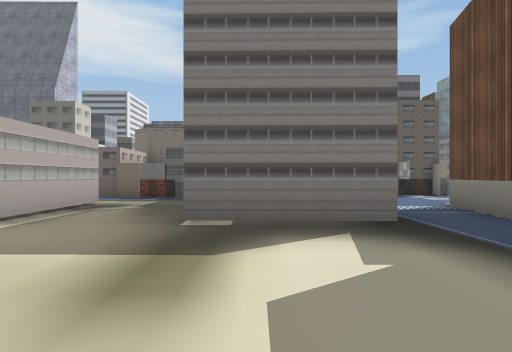
[1] (above)

24 first-person views from a walk through a 3-D level made in the Unity game engine. The camera is 1.2 m above the floor, looks level and sees 90° across. The floor is counted in squares, 2 m on a side. Each view is taken from the middle of a square. On the plan, view 1 faces up. The plan holds only what a view shows up to about 9 squares ahead; the rest is blank. The place goes on beyond the plan. The player character is not drawn. Some surface patterns are stand-ins.

[2]
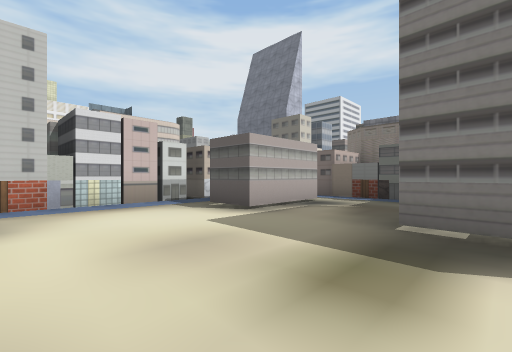

[3]
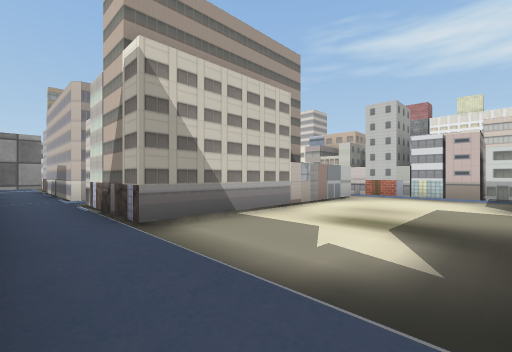

[4]
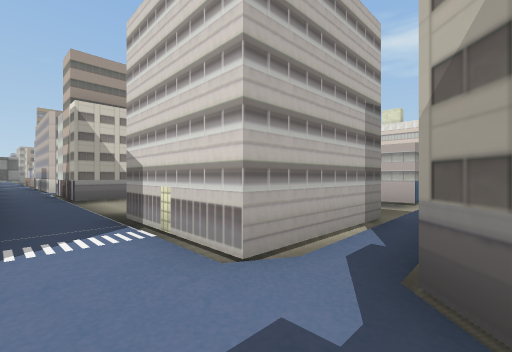

[5]
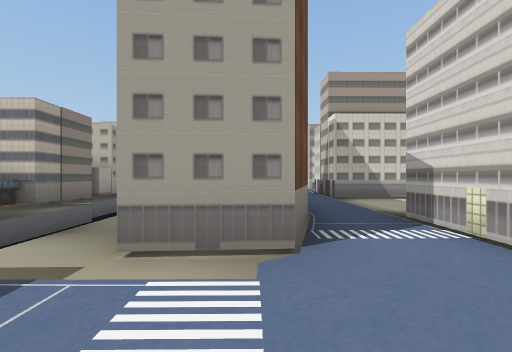

[6]
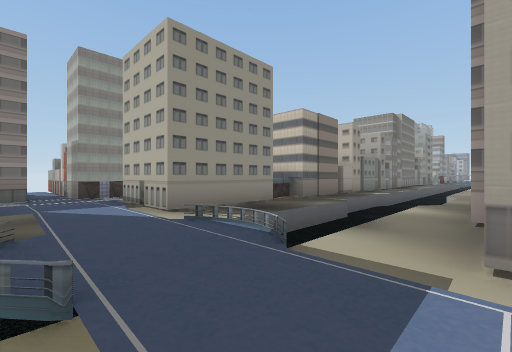

[7]
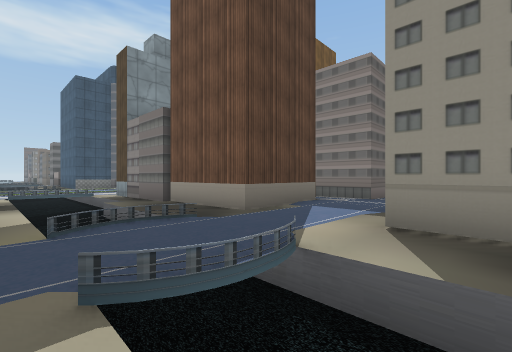

[8]
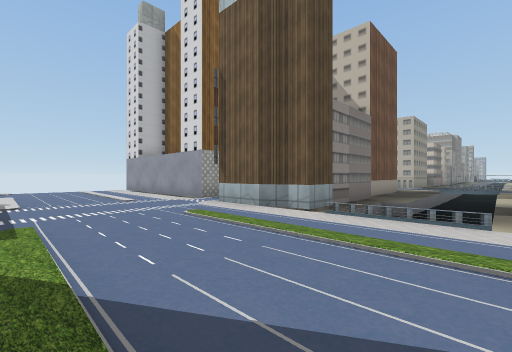

[9]
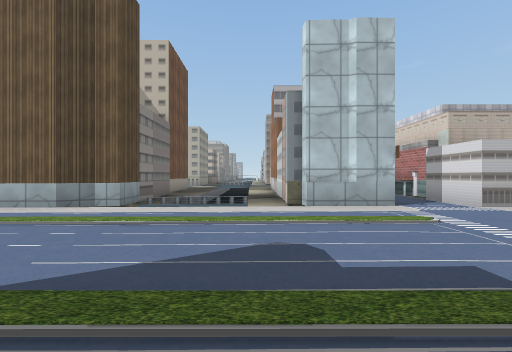

[10]
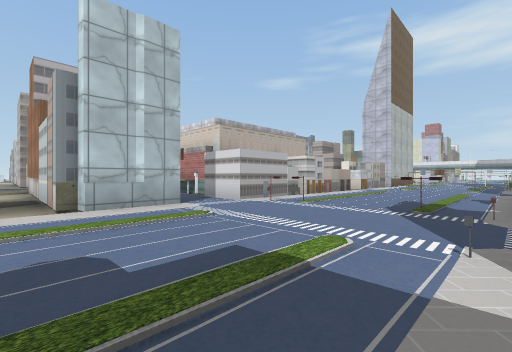

[11]
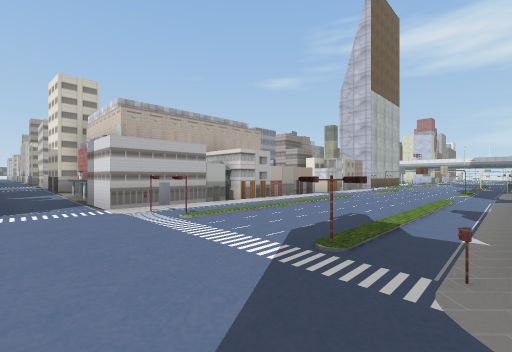

[12]
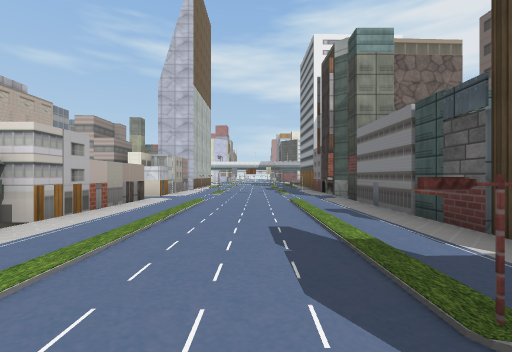

[13]
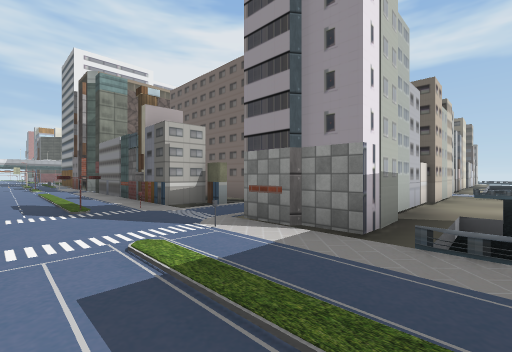

[14]
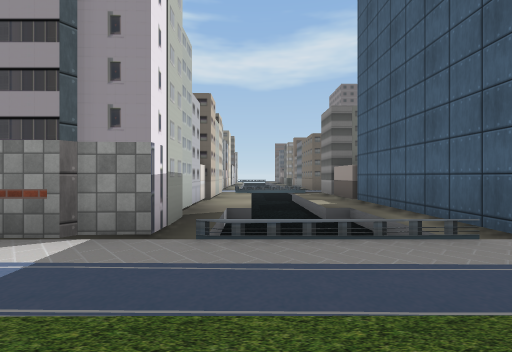

[15]
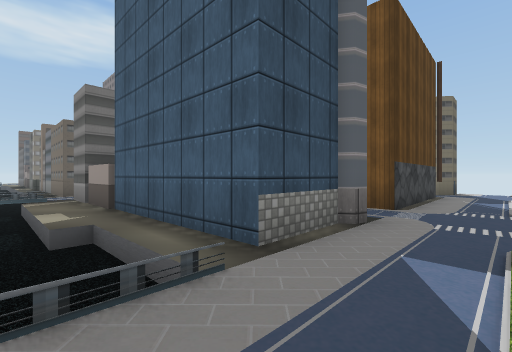

[16]
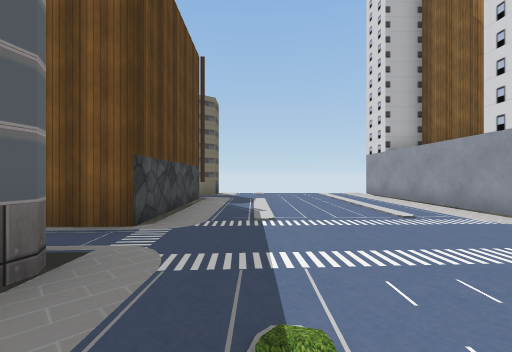

[17]
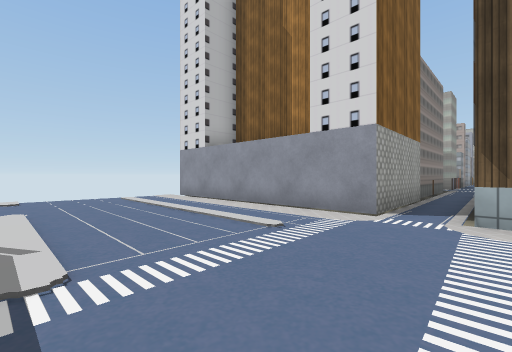

[18]
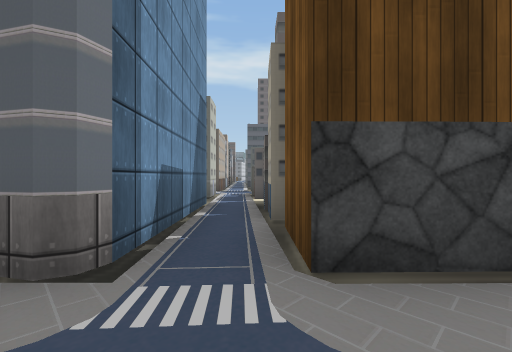

[19]
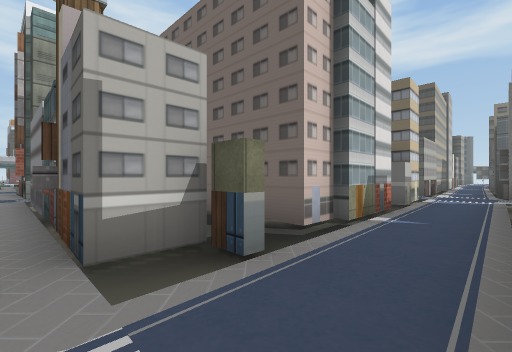

[20]
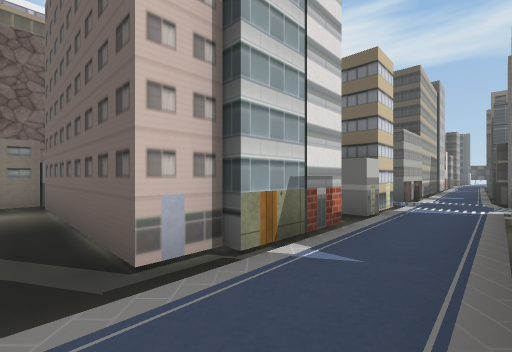

[21]
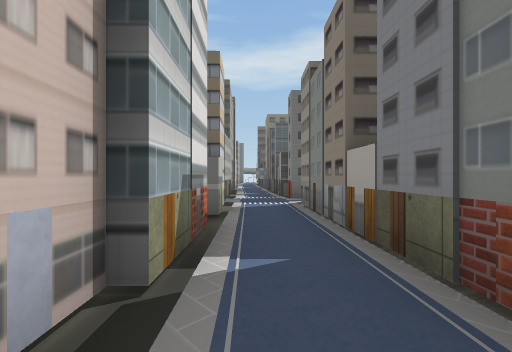

[22]
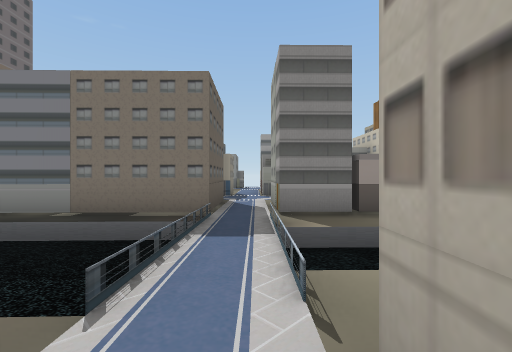

[23]
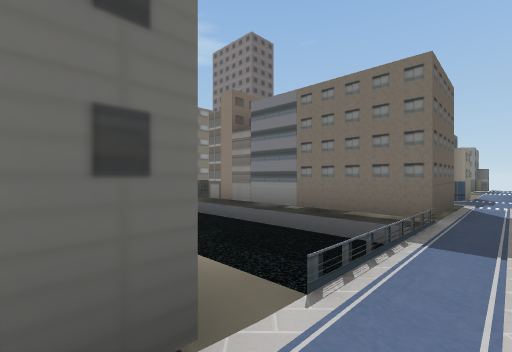

[24]
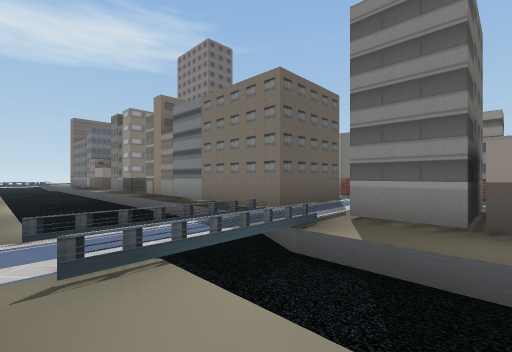

### Floor plan
Key: @ floor where view 1 was taken; # wall or solid block; x gap in a wall; . main floor; : floor 0.25 m higher than the main floor; - floor 0.25 m lower than the main floor; / step, stairs or slope; ≈ liquid the walk keeps out of; ^ raised ledge.
Columns run from 9 left of view 1 to 19 right of it. Each row starts with its distance up from view 1.
 32           ### -≈≈-#
 31           #-# -≈≈-#
 30           #-# -≈≈-#
 29           #-# -≈≈-#
 28           #.##-≈≈-##.##---
 27           --.///.///./-///
 26           #-##-≈≈-##/##
 25           #-##-≈≈-##/#
 24           #-##-≈≈-# //
 23           #-##-≈≈-###/#
 22      ######-.#-≈≈≈###/#
 21      #------.#-≈≈≈###/#
 20 ###########..#- ≈≈###/####-#
 19 ./..-................-....-.
 18  //--.....#........-.-....-.
 17   x----...........--.-.-----
 16    ----............-.-------
 15   -----...#..........------.
 14   ##/######//##/≈≈/##-//////x
 13           #// #-≈≈## .######
 12           #// #-≈≈#  .#
 11           #./ #.≈.#  .#
 10           #.. #.≈.#  .#
  9           #/. #.≈.#  .#
  8           #//##.≈.###.#
  7      ###  #...////./..##
  6      ........:.:::........
  5      #...##.....≈.###.####
  4    # #...##/.##.≈.#
  3    #......../##.≈.#
  2    #......../  .≈..^
  1    #......../  .≈.##
  0    #.....@./#  ≈≈≈#
 -1    #.######/.  ≈≈≈#
 -2           #/.  ≈≈≈#
 -3           #/.  .≈≈
 -4           /..  .≈
 -5           #..
 -6           #..
 -7           #..
 -8           #..
 -9           #..

Where each view was taken, in squares from view 1:
view 1: 0 up, 0 right, facing up
view 2: 0 up, 0 right, facing up-left
view 3: 3 up, 3 right, facing down-left
view 4: 7 up, 3 right, facing down-left
view 5: 7 up, 4 right, facing down
view 6: 7 up, 5 right, facing down-right
view 7: 4 up, 6 right, facing up-right
view 8: 18 up, 6 right, facing down-right
view 9: 19 up, 6 right, facing down
view 10: 19 up, 6 right, facing down-left
view 11: 19 up, 3 right, facing down-left
view 12: 17 up, 2 right, facing left
view 13: 17 up, 6 right, facing up-left
view 14: 17 up, 6 right, facing up
view 15: 18 up, 7 right, facing up-right
view 16: 18 up, 9 right, facing right
view 17: 18 up, 11 right, facing down-right
view 18: 18 up, 12 right, facing up
view 19: 19 up, 3 right, facing up-left
view 20: 21 up, 3 right, facing up-left
view 21: 21 up, 2 right, facing up
view 22: 27 up, 4 right, facing right
view 23: 27 up, 4 right, facing up-right
view 24: 25 up, 5 right, facing up-right
